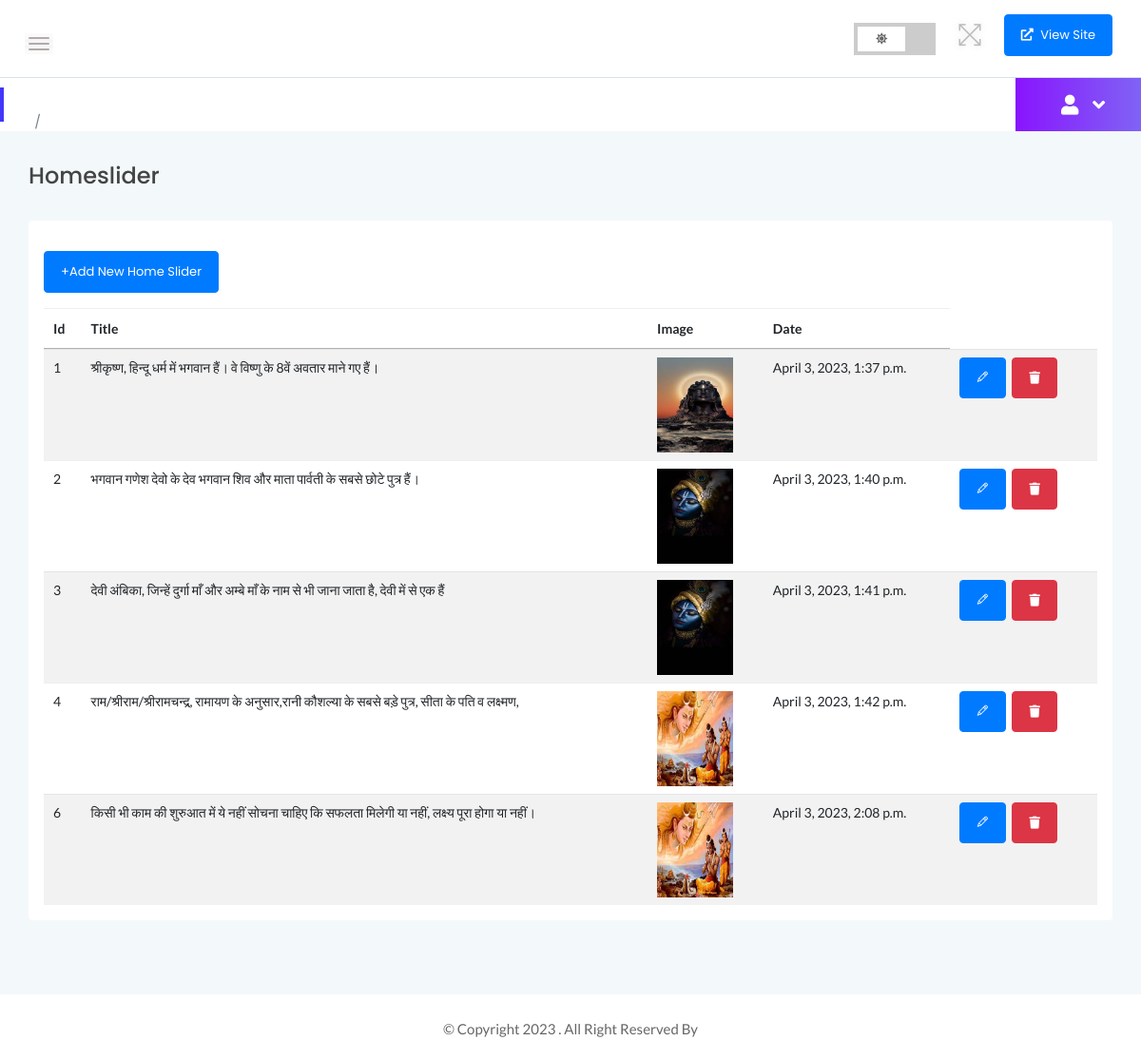
Page /dashboard/home/slider/ (signed in) on the committed database.
### core/models.py (models this page shows)
class Knowledge(models.Model):
    title = models.CharField(max_length=100, null=True, blank=True)
    image = models.ImageField(null=True, blank=True, default=True, upload_to = 'knowledge')
    date = models.DateTimeField(auto_now_add=True)

### core/views.py (the view)
# urls.py: path('dashboard/home/slider/', views.dashboard_home_slider, name='dashboard/home/slider'),
@login_required(login_url='/login/dashboard/')
def dashboard_home_slider(request):
    form = Knowledge.objects.all()
    return render(request, 'core/dashboard/dashboard_home_slider.html', locals())

### core/templates/core/dashboard/dashboard_home_slider.html (shortened to what this page needs)
{% extends 'core/dashboard/base_dashboard.html' %}
{% load static %}
{% block dash %}
      <div class="smart-card">
        <h4 class="title">Homeslider</h4>
        <div class="table-responsive">
          <div class="shadow-lg p-3 mb-5 bg-white rounded">
            <div class="my-3">
              <a class="btn btn-primary" href="/dashboard/home/slider/add/">+Add New Home Slider
              </a>
            </div>
            <table class="table table-striped">
              <thead>
                <tr>
                  <th>Id</th>
                  <th>Title</th>
                  <th>Image</th>
                  <th>Date</th>
                </tr>
              </thead>
              <tbody>
                {% for fm in form %}
                <tr class="">
                  <td>{{fm.id}}</td>
                  <td>{{fm.title}}</td>
                  <td>
                    <img src="{{fm.image.url}}" style="max-height: 100px" />
                  </td>
                  <td>{{fm.date}}</td>
                  <td>
                    <a class="btn btn-primary btn-xs mb-3 mr-1"
                      href="/dashboard/home/HomeSlider/1/edit/?next=/dashboard/home/HomeSlider/"><i
                        class="ti-pencil"></i></a>
                    <a tabindex="0" class="btn btn-danger btn-xs mb-3 mr-1" role="button" data-toggle="popover"
                      data-trigger="focus" data-html="true" title="" data-content="
                        <h6>Are you sure to delete this?</h6>
                        <form method='get' action='/delete/fm.id/'>
                          <input type='hidden' name='_token' value='bPNE5oytXkawNyfrysxJphne7BbyGiUJN13nlenR'>
                          <br>
                          <input type='submit' class='btn btn-danger btn-xs' value='Yes,Please'>
                        </form>
                        " data-original-title="">
                      <i class="fa fa-solid fa fa-trash fa fa-bounce"></i>
                    </a>
                  </td>
                </tr>
                {% endfor %}
              </tbody>
            </table>
          </div>
        </div>
      </div>
    </div>
{% endblock dash %}

### core/templates/core/dashboard/base_dashboard.html (shortened to what this page needs)
<!doctype html>
{% load static %}
<html class="no-js" lang="en_GB" dir="ltr">
<head>
    <link href="{% static 'assets/css/mobiscroll.javascript.min.css' %}" rel="stylesheet" />
    <link rel="stylesheet" href="https://cdn.jsdelivr.net/npm/bootstrap-icons@1.5.0/font/bootstrap-icons.css">
    <link rel="stylesheet" href="{% static 'dashboard/assets/common/css/bootstrap.min.css' %} ">
    <link rel="stylesheet" href="{% static 'dashboard/assets/common/css/font-awesome.min.css' %} ">
    <link rel="stylesheet" href="{% static 'dashboard/assets/common/css/themify-icons.css' %} ">
    <link rel="stylesheet" href="{% static 'dashboard/assets/common/css/toastr.css' %} ">
    <link rel="stylesheet" href="{% static 'dashboard/assets/backend/css/metisMenu.css' %} ">
    <link rel="stylesheet" href="{% static 'dashboard/assets/backend/css/slicknav.min.css' %} ">
    <link rel="stylesheet" href="{% static 'dashboard/assets/frontend/css/flaticon.css' %} ">
    <link rel="stylesheet" href="{% static 'dashboard/assets/backend/css/typography.css' %} ">
    <link rel="stylesheet" href="{% static 'dashboard/assets/backend/css/default-css.css' %} ">
    <link rel="stylesheet" href="{% static 'dashboard/assets/backend/css/styles.css' %} ">
    <link rel="stylesheet" href="{% static 'dashboard/assets/backend/css/responsive.css' %} ">
    <link rel="stylesheet" href="{% static 'dashboard/assets/backend/css/fontawesome-iconpicker.min.css' %} ">
    <link rel="stylesheet" href="{% static 'dashboard/assets/backend/css/fontawesome.min.css' %} ">
    <link rel="stylesheet" href="{% static 'dashboard/assets/backend/css/flaticon.css' %} ">
    <link rel="stylesheet" href="{% static 'dashboard/assets/backend/css/custom-style.css' %} ">
</head>
<body>
    <div class="page-container">
<div class="main-content">
    <div class="header-area">
        <div class="row align-items-center">
            <div class="col-md-6 col-sm-8 clearfix">
                <div class="nav-btn pull-left">
                    <span></span>
                    <span></span>
                    <span></span>
                </div>
            </div>
            <div class="col-md-6 col-sm-4 clearfix">
                <ul class="notification-area pull-right">
                    <li><label class="switch yes">
                            <span class="slider-color-mode onff"></span>
                        </label></li>
                    <li id="full-view"><i class="ti-fullscreen"></i></li>
                    <li><a class="btn  btn-primary " target="_blank" href="/"><i
                                class="fas fa-external-link-alt mr-1"></i> View Site </a></li>
                </ul>
            </div>
        </div>
    </div>
    <div class="page-title-area">
        <div class="row align-items-center">
            <div class="col-sm-6">
                <div class="breadcrumbs-area clearfix">
                    <ul class="breadcrumbs pull-left">
                    </ul>
                </div>
            </div>
            {% include 'core/dashboard/admin.html' %}
        </div>
    </div>
        {% block dash %}
        {% endblock dash %}
        <footer>
            <div class="footer-area">
                <p>
                    &copy; Copyright 2023 . All Right Reserved By <a href="/"></a>
                </p>
            </div>
        </footer>
        </div>
        <link rel="stylesheet" type="text/css" href="https://cdn.datatables.net/1.11.1/css/jquery.dataTables.css">
        </body>
        </html>

### core/templates/core/dashboard/admin.html (shortened to what this page needs)
<div class="col-sm-6 clearfix">
    <div class="user-profile pull-right">
        {% if request.user.is_authenticated %}
        <h4 class="user-name dropdown-toggle" data-toggle="dropdown"><i
                class="fa fa-solid fa fa-user fa fa-flip"></i> {{request.user.first_name}}<i
                class="fa fa-angle-down"></i></h4>
        {% endif %}
    </div>
</div>

### core/static/dashboard/assets/backend/css/typography.css (style rules this page uses)
body { font-size: 14px; font-family: "Lato", sans-serif; }
h1, h2, h3, h4, h5, h6 { margin: 0; font-family: "Poppins", sans-serif; }
p { font-family: "Lato", sans-serif; font-size: 15px; line-height: 26px; color: #444; margin-bottom: 0; }
a, a:visited { text-decoration: none; transition: all 0.3s ease-in-out; -webkit-transition: all 0.3s ease-in-out; -moz-transition: all 0.3s ease-in-out; -o-transition: all 0.3s ease-in-out; outline: 0; font-family: "Poppins", sans-serif; }
ul, ol { margin-bottom: 0px; margin-top: 0px; padding: 0; }
ul { margin: 0; list-style-type: none; }

### core/static/dashboard/assets/backend/css/default-css.css (style rules this page uses)
* { margin: 0; padding: 0; box-sizing: border-box; }
*, *:before, *:after { -moz-box-sizing: border-box; -webkit-box-sizing: border-box; box-sizing: border-box; }
html { -webkit-font-smoothing: antialiased; }
body { background: #fff; font-weight: normal; -webkit-font-smoothing: antialiased; -webkit-text-size-adjust: 100%; }
img { max-width: 100%; height: auto; }
:root { --primary-color: #4336fb; }

### core/static/dashboard/assets/backend/css/styles.css (style rules this page uses)
.page-container { width: 100%; height: 100%; min-height: 100vh; padding-left: 280px; -webkit-transition: padding-left 0.3s ease 0s; transition: padding-left 0.3s ease 0s; }
.sbar_collapsed.page-container { padding-left: 0; }
.main-content { width: 100%; background: #f3f8fb; }
.header-area { padding: 15px 30px; background: #fff; border-bottom: 1px solid #d8e3e7; }
.nav-btn { margin: 10px 30px 0 0; cursor: pointer; }
.nav-btn span { display: block; width: 22px; height: 2px; background: #b3aaaa; margin: 4px 0; border-radius: 15px; -webkit-transition: all 0.3s ease 0s; transition: all 0.3s ease 0s; box-shadow: 0 0 0 4px rgba(99, 96, 96, 0.03); }
.nav-btn span:nth-child(2) { opacity: 0; }
.nav-btn span:first-child { -webkit-transform: rotate(45deg) translate(5px, 5px); transform: rotate(45deg) translate(5px, 5px); }
.nav-btn span:last-child { -webkit-transform: rotate(-45deg) translate(3px, -3px); transform: rotate(-45deg) translate(3px, -3px); }
.sbar_collapsed .nav-btn span { transform: none; opacity: 1; }
.notification-area { -webkit-user-select: none; -moz-user-select: none; -ms-user-select: none; user-select: none; position: relative; z-index: 1; }
.notification-area li { display: inline-block; margin-left: 20px; cursor: pointer; -webkit-user-select: none; -moz-user-select: none; -ms-user-select: none; user-select: none; }
.notification-area li > i { font-size: 26px; color: #bdbcbc; vertical-align: middle; text-shadow: 0 0 8px rgba(0, 0, 0, 0.12); -webkit-transition: color 0.3s ease 0s; transition: color 0.3s ease 0s; }
.notification-area li#full-view { display: inline-block; }
.page-title-area { padding: 0 30px; background: #fff; position: relative; }
.page-title-area:before { content: ""; position: absolute; left: 0; top: 50%; width: 4px; height: 36px; background: var(--primary-color); -webkit-transform: translateY(-50%); transform: translateY(-50%); }
ul.breadcrumbs { margin-top: 4px; }
.user-profile { margin-right: -30px; display: -webkit-box; display: -ms-flexbox; display: flex; -webkit-box-align: center; -ms-flex-align: center; align-items: center; -ms-flex-wrap: wrap; flex-wrap: wrap; background: -webkit-linear-gradient(left, #8914fe 0%, #8063f5 100%); background: linear-gradient(to right, #8914fe 0%, #8063f5 100%); padding: 17px 38px; position: relative; }
.user-name { font-size: 17px; font-weight: 500; color: #fff; letter-spacing: 0; cursor: pointer; -webkit-user-select: none; -moz-user-select: none; -ms-user-select: none; user-select: none; }
.user-name i { margin-left: 10px; font-size: 21px; vertical-align: middle; position: relative; }
.notification-area .dropdown-toggle, .user-name.dropdown-toggle { position: relative; }
.notification-area .dropdown-toggle:after, .user-name.dropdown-toggle:after { display: none; }
.footer-area { text-align: center; padding: 23px 0 19px; background: #fff; }
.footer-area p { color: #676666; margin-bottom: 0; }
.btn { padding: 11px 17px; font-size: 13px; letter-spacing: 0; }
.btn-xs { padding: 5px 10px; }
.title { font-size: 18px; color: #444; margin-bottom: 10px; }
label { font-weight: 500; color: #666; display: inline-block; margin-bottom: 8px; margin-bottom: 0.5rem; }
table tr th { border-bottom: none; }
table tr th, table tr td { border-top: 1px solid rgba(120, 130, 140, 0.13) !important; }
table tr td [class^="ti-"] { cursor: pointer; }
table.dataTable thead th, table.dataTable thead td { border-bottom-color: transparent; }

### rows in the picture
Knowledge: id "1", title "श्रीकृष्ण, हिन्दू धर्म में भगवान हैं। वे विष्णु के 8वें अवतार माने गए हैं।", image (picture), date "April 3, 2023, 1:37 p.m."
Knowledge: id "2", title "भगवान गणेश देवो के देव भगवान शिव और माता पार्वती के सबसे छोटे पुत्र हैं।", image (picture), date "April 3, 2023, 1:40 p.m."
Knowledge: id "3", title "देवी अंबिका, जिन्हें दुर्गा माँ और अम्बे माँ के नाम से भी जाना जाता है, देवी में से एक हैं", image (picture), date "April 3, 2023, 1:41 p.m."
Knowledge: id "4", title "राम/श्रीराम/श्रीरामचन्द्र, रामायण के अनुसार,रानी कौशल्या के सबसे बड़े पुत्र, सीता के पति व लक्ष्मण,", image (picture), date "April 3, 2023, 1:42 p.m."
Knowledge: id "6", title "किसी भी काम की शुरुआत में ये नहीं सोचना चाहिए कि सफलता मिलेगी या नहीं, लक्ष्य पूरा होगा या नहीं।", image (picture), date "April 3, 2023, 2:08 p.m."
